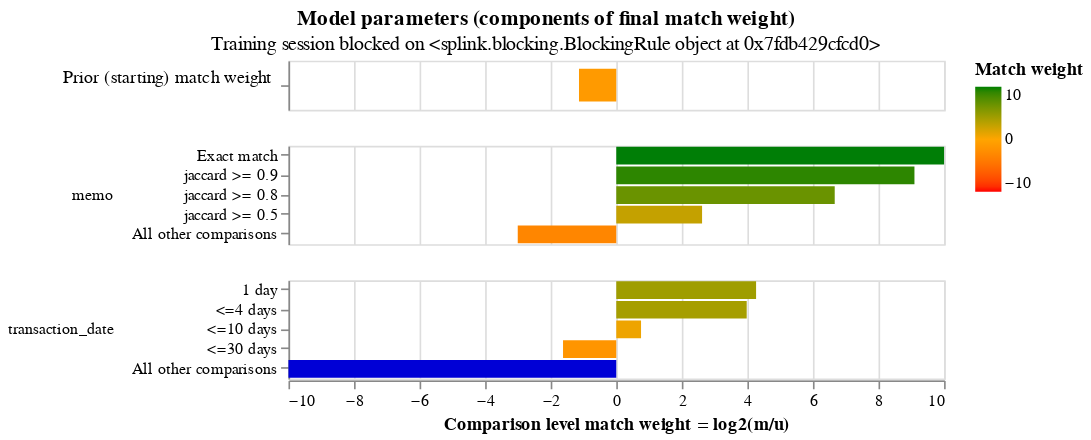

The cell this chart's notebook holds for it:
### Code cell
session = linker.estimate_parameters_using_expectation_maximisation("l.amount = r.amount")
session.match_weights_interactive_history_chart()

### Figure 1 — Vega-Lite specification as saved in the notebook (floating-point values rounded to 4 significant figures; data arrays with more than 128 entries replaced by an {"elided": "..."} marker saying what was removed)
{"$schema": "https://vega.github.io/schema/vega-lite/v5.2.json", "config": {"header": {"title": null}, "mark": {"tooltip": null}, "title": {"anchor": "middle"}, "view": {"height": 60, "width": 400}}, "data": {"values": {"elided": "275 records"}}, "params": [{"bind": {"input": "range", "max": 24, "min": 0, "step": 1}, "description": "Filter by the iteration number", "name": "iteration_number", "value": 24}], "resolve": {"axis": {"y": "independent"}, "scale": {"y": "independent"}}, "selection": {"zoom_selector": {"bind": "scales", "encodings": ["x"], "type": "interval"}}, "title": {"subtitle": "Training session blocked on <splink.blocking.BlockingRule object at 0x7fdb429cfcd0>", "text": "Model parameters (components of final match weight)"}, "transform": [{"filter": "(datum.iteration == iteration_number)"}], "vconcat": [{"encoding": {"color": {"field": "log2_bayes_factor", "scale": {"domain": [-10, 0, 10], "range": ["red", "orange", "green"]}, "title": "Match weight", "type": "quantitative"}, "tooltip": [{"field": "comparison_name", "title": "Comparison name", "type": "nominal"}, {"field": "probability_two_random_records_match", "format": ".4f", "title": "Probability two random records match", "type": "nominal"}, {"field": "log2_bayes_factor", "format": ",.4f", "title": "Equivalent match weight", "type": "quantitative"}, {"field": "bayes_factor_description", "title": "Match weight description", "type": "nominal"}], "x": {"axis": {"domain": false, "labels": false, "ticks": false, "title": ""}, "field": "log2_bayes_factor", "scale": {"domain": [-10, 10]}, "type": "quantitative"}, "y": {"axis": {"title": "Prior (starting) match weight", "titleAlign": "right", "titleAngle": 0, "titleFontWeight": "normal"}, "field": "label_for_charts", "sort": {"field": "comparison_vector_value", "order": "descending"}, "type": "nominal"}}, "height": 30, "mark": {"clip": true, "height": 20, "type": "bar"}, "selection": {"zoom_selector": {"bind": "scales", "encodings": ["x"], "type": "interval"}}, "transform": [{"filter": "(datum.comparison_name == 'probability_two_random_records_match')"}]}, {"encoding": {"color": {"field": "log2_bayes_factor", "scale": {"domain": [-10, 0, 10], "range": ["red", "orange", "green"]}, "title": "Match weight", "type": "quantitative"}, "row": {"field": "comparison_name", "header": {"labelAlign": "left", "labelAnchor": "middle", "labelAngle": 0}, "sort": {"field": "comparison_sort_order"}, "type": "nominal"}, "tooltip": [{"field": "comparison_name", "title": "Comparison name", "type": "nominal"}, {"field": "label_for_charts", "title": "Label", "type": "ordinal"}, {"field": "sql_condition", "title": "SQL condition", "type": "nominal"}, {"field": "m_probability", "format": ".4f", "title": "M probability", "type": "quantitative"}, {"field": "u_probability", "format": ".4f", "title": "U probability", "type": "quantitative"}, {"field": "bayes_factor", "format": ",.4f", "title": "Bayes factor = m/u", "type": "quantitative"}, {"field": "log2_bayes_factor", "format": ",.4f", "title": "Match weight = log2(m/u)", "type": "quantitative"}, {"field": "bayes_factor_description", "title": "Match weight description", "type": "nominal"}], "x": {"axis": {"title": "Comparison level match weight = log2(m/u)"}, "field": "log2_bayes_factor", "scale": {"domain": [-10, 10]}, "type": "quantitative"}, "y": {"axis": {"title": null}, "field": "label_for_charts", "sort": {"field": "comparison_vector_value", "order": "descending"}, "type": "nominal"}}, "mark": {"clip": true, "type": "bar"}, "resolve": {"axis": {"y": "independent"}, "scale": {"y": "independent"}}, "selection": {"zoom_selector": {"bind": "scales", "encodings": ["x"], "type": "interval"}}, "transform": [{"filter": "(datum.comparison_name != 'probability_two_random_records_match')"}]}]}
